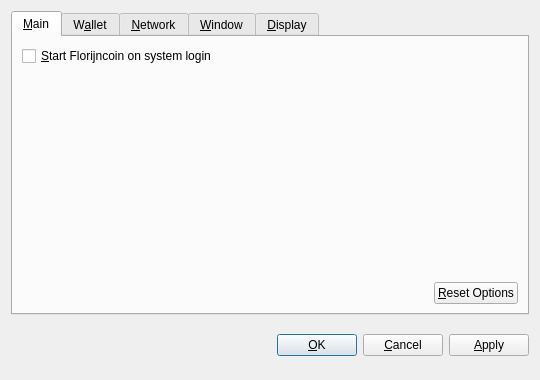
<?xml version="1.0" encoding="UTF-8"?>
<ui version="4.0">
 <class>OptionsDialog</class>
 <widget class="QDialog" name="OptionsDialog">
  <property name="geometry">
   <rect>
    <x>0</x>
    <y>0</y>
    <width>540</width>
    <height>380</height>
   </rect>
  </property>
  <property name="windowTitle">
   <string>Options</string>
  </property>
  <property name="modal">
   <bool>true</bool>
  </property>
  <layout class="QVBoxLayout" name="verticalLayout">
   <item>
    <widget class="QTabWidget" name="tabWidget">
     <property name="tabPosition">
      <enum>QTabWidget::North</enum>
     </property>
     <property name="currentIndex">
      <number>0</number>
     </property>
     <widget class="QWidget" name="tabMain">
      <attribute name="title">
       <string>&amp;Main</string>
      </attribute>
      <layout class="QVBoxLayout" name="verticalLayout_Main">
       <item>
        <widget class="QCheckBox" name="bitcoinAtStartup">
         <property name="toolTip">
          <string>Automatically start Florijncoin after logging in to the system.</string>
         </property>
         <property name="text">
          <string>&amp;Start Florijncoin on system login</string>
         </property>
        </widget>
       </item>
       <item>
        <spacer name="verticalSpacer_Main">
         <property name="orientation">
          <enum>Qt::Vertical</enum>
         </property>
         <property name="sizeHint" stdset="0">
          <size>
           <width>20</width>
           <height>40</height>
          </size>
         </property>
        </spacer>
       </item>
       <item>
        <layout class="QHBoxLayout" name="horizontalLayout_2_Main">
         <item>
          <spacer name="horizontalSpacer_2_Main">
           <property name="orientation">
            <enum>Qt::Horizontal</enum>
           </property>
           <property name="sizeHint" stdset="0">
            <size>
             <width>40</width>
             <height>20</height>
            </size>
           </property>
          </spacer>
         </item>
         <item>
          <widget class="QPushButton" name="resetButton">
           <property name="toolTip">
            <string>Reset all client options to default.</string>
           </property>
           <property name="text">
            <string>&amp;Reset Options</string>
           </property>
           <property name="autoDefault">
            <bool>false</bool>
           </property>
          </widget>
         </item>
        </layout>
       </item>
      </layout>
     </widget>
     <widget class="QWidget" name="tabWallet">
      <attribute name="title">
       <string>W&amp;allet</string>
      </attribute>
      <layout class="QVBoxLayout" name="verticalLayout_Network">
       <item>
        <widget class="QLabel" name="transactionFeeInfoLabel">
         <property name="text">
          <string>Optional transaction fee per kB that helps make sure your transactions are processed quickly. Most transactions are 1 kB.</string>
         </property>
         <property name="textFormat">
          <enum>Qt::PlainText</enum>
         </property>
         <property name="wordWrap">
          <bool>true</bool>
         </property>
        </widget>
       </item>
       <item>
        <layout class="QHBoxLayout" name="horizontalLayout_1_Main">
         <item>
          <widget class="QLabel" name="transactionFeeLabel">
           <property name="text">
            <string>Pay transaction &amp;fee</string>
           </property>
           <property name="textFormat">
            <enum>Qt::PlainText</enum>
           </property>
           <property name="buddy">
            <cstring>transactionFee</cstring>
           </property>
          </widget>
         </item>
         <item>
          <widget class="BitcoinAmountField" name="transactionFee"/>
         </item>
         <item>
          <spacer name="horizontalSpacer_1_Main">
           <property name="orientation">
            <enum>Qt::Horizontal</enum>
           </property>
           <property name="sizeHint" stdset="0">
            <size>
             <width>40</width>
             <height>20</height>
            </size>
           </property>
          </spacer>
         </item>
        </layout>
       </item>
       <item>
        <widget class="QLabel" name="label">
         <property name="text">
          <string>If you disable the spending of unconfirmed change, the change from a transaction cannot be used until that transaction has at least one confirmation. This also affects how your balance is computed.</string>
         </property>
         <property name="wordWrap">
          <bool>true</bool>
         </property>
        </widget>
       </item>
       <item>
        <widget class="QCheckBox" name="spendZeroConfChange">
         <property name="text">
          <string>Spend unconfirmed change  (experts only)</string>
         </property>
        </widget>
       </item>
       <item>
        <spacer name="verticalSpacer">
         <property name="orientation">
          <enum>Qt::Vertical</enum>
         </property>
         <property name="sizeHint" stdset="0">
          <size>
           <width>20</width>
           <height>40</height>
          </size>
         </property>
        </spacer>
       </item>
      </layout>
     </widget>
     <widget class="QWidget" name="tabNetwork">
      <attribute name="title">
       <string>&amp;Network</string>
      </attribute>
      <layout class="QVBoxLayout" name="verticalLayout_Network">
       <item>
        <widget class="QCheckBox" name="mapPortUpnp">
         <property name="toolTip">
          <string>Automatically open the Florijncoin client port on the router. This only works when your router supports UPnP and it is enabled.</string>
         </property>
         <property name="text">
          <string>Map port using &amp;UPnP</string>
         </property>
        </widget>
       </item>
       <item>
        <widget class="QCheckBox" name="connectSocks">
         <property name="toolTip">
          <string>Connect to the Florijncoin network through a SOCKS proxy (e.g. when connecting through Tor).</string>
         </property>
         <property name="text">
          <string>&amp;Connect through SOCKS proxy:</string>
         </property>
        </widget>
       </item>
       <item>
        <layout class="QHBoxLayout" name="horizontalLayout_Network">
         <item>
          <widget class="QLabel" name="proxyIpLabel">
           <property name="text">
            <string>Proxy &amp;IP:</string>
           </property>
           <property name="textFormat">
            <enum>Qt::PlainText</enum>
           </property>
           <property name="buddy">
            <cstring>proxyIp</cstring>
           </property>
          </widget>
         </item>
         <item>
          <widget class="QValidatedLineEdit" name="proxyIp">
           <property name="maximumSize">
            <size>
             <width>140</width>
             <height>16777215</height>
            </size>
           </property>
           <property name="toolTip">
            <string>IP address of the proxy (e.g. 127.0.0.1)</string>
           </property>
          </widget>
         </item>
         <item>
          <widget class="QLabel" name="proxyPortLabel">
           <property name="text">
            <string>&amp;Port:</string>
           </property>
           <property name="textFormat">
            <enum>Qt::PlainText</enum>
           </property>
           <property name="buddy">
            <cstring>proxyPort</cstring>
           </property>
          </widget>
         </item>
         <item>
          <widget class="QLineEdit" name="proxyPort">
           <property name="maximumSize">
            <size>
             <width>55</width>
             <height>16777215</height>
            </size>
           </property>
           <property name="toolTip">
            <string>Port of the proxy (e.g. 9050)</string>
           </property>
          </widget>
         </item>
         <item>
          <widget class="QLabel" name="socksVersionLabel">
           <property name="text">
            <string>SOCKS &amp;Version:</string>
           </property>
           <property name="textFormat">
            <enum>Qt::PlainText</enum>
           </property>
           <property name="buddy">
            <cstring>socksVersion</cstring>
           </property>
          </widget>
         </item>
         <item>
          <widget class="QValueComboBox" name="socksVersion">
           <property name="toolTip">
            <string>SOCKS version of the proxy (e.g. 5)</string>
           </property>
          </widget>
         </item>
         <item>
          <spacer name="horizontalSpacer_Network">
           <property name="orientation">
            <enum>Qt::Horizontal</enum>
           </property>
           <property name="sizeHint" stdset="0">
            <size>
             <width>40</width>
             <height>20</height>
            </size>
           </property>
          </spacer>
         </item>
        </layout>
       </item>
       <item>
        <spacer name="verticalSpacer_Network">
         <property name="orientation">
          <enum>Qt::Vertical</enum>
         </property>
         <property name="sizeHint" stdset="0">
          <size>
           <width>20</width>
           <height>40</height>
          </size>
         </property>
        </spacer>
       </item>
      </layout>
     </widget>
     <widget class="QWidget" name="tabWindow">
      <attribute name="title">
       <string>&amp;Window</string>
      </attribute>
      <layout class="QVBoxLayout" name="verticalLayout_Window">
       <item>
        <widget class="QCheckBox" name="minimizeToTray">
         <property name="toolTip">
          <string>Show only a tray icon after minimizing the window.</string>
         </property>
         <property name="text">
          <string>&amp;Minimize to the tray instead of the taskbar</string>
         </property>
        </widget>
       </item>
       <item>
        <widget class="QCheckBox" name="minimizeOnClose">
         <property name="toolTip">
          <string>Minimize instead of exit the application when the window is closed. When this option is enabled, the application will be closed only after selecting Quit in the menu.</string>
         </property>
         <property name="text">
          <string>M&amp;inimize on close</string>
         </property>
        </widget>
       </item>
       <item>
        <spacer name="verticalSpacer_Window">
         <property name="orientation">
          <enum>Qt::Vertical</enum>
         </property>
         <property name="sizeHint" stdset="0">
          <size>
           <width>20</width>
           <height>40</height>
          </size>
         </property>
        </spacer>
       </item>
      </layout>
     </widget>
     <widget class="QWidget" name="tabDisplay">
      <attribute name="title">
       <string>&amp;Display</string>
      </attribute>
      <layout class="QVBoxLayout" name="verticalLayout_Display">
       <item>
        <layout class="QHBoxLayout" name="horizontalLayout_1_Display">
         <item>
          <widget class="QLabel" name="langLabel">
           <property name="text">
            <string>User Interface &amp;language:</string>
           </property>
           <property name="textFormat">
            <enum>Qt::PlainText</enum>
           </property>
           <property name="buddy">
            <cstring>lang</cstring>
           </property>
          </widget>
         </item>
         <item>
          <widget class="QValueComboBox" name="lang">
           <property name="toolTip">
            <string>The user interface language can be set here. This setting will take effect after restarting Florijncoin.</string>
           </property>
          </widget>
         </item>
        </layout>
       </item>
       <item>
        <layout class="QHBoxLayout" name="horizontalLayout_2_Display">
         <item>
          <widget class="QLabel" name="unitLabel">
           <property name="text">
            <string>&amp;Unit to show amounts in:</string>
           </property>
           <property name="textFormat">
            <enum>Qt::PlainText</enum>
           </property>
           <property name="buddy">
            <cstring>unit</cstring>
           </property>
          </widget>
         </item>
         <item>
          <widget class="QValueComboBox" name="unit">
           <property name="toolTip">
            <string>Choose the default subdivision unit to show in the interface and when sending coins.</string>
           </property>
          </widget>
         </item>
        </layout>
       </item>
       <item>
        <widget class="QCheckBox" name="displayAddresses">
         <property name="toolTip">
          <string>Whether to show Florijncoin addresses in the transaction list or not.</string>
         </property>
         <property name="text">
          <string>&amp;Display addresses in transaction list</string>
         </property>
        </widget>
       </item>
       <item>
        <widget class="QCheckBox" name="coinControlFeatures">
         <property name="toolTip">
          <string>Whether to show coin control features or not.</string>
         </property>
         <property name="text">
          <string>Display coin &amp;control features (experts only!)</string>
         </property>
        </widget>
       </item>
       <item>
        <spacer name="verticalSpacer_Display">
         <property name="orientation">
          <enum>Qt::Vertical</enum>
         </property>
         <property name="sizeHint" stdset="0">
          <size>
           <width>20</width>
           <height>40</height>
          </size>
         </property>
        </spacer>
       </item>
      </layout>
     </widget>
    </widget>
   </item>
   <item>
    <layout class="QHBoxLayout" name="horizontalLayout_Buttons">
     <item>
      <spacer name="horizontalSpacer_1">
       <property name="orientation">
        <enum>Qt::Horizontal</enum>
       </property>
       <property name="sizeHint" stdset="0">
        <size>
         <width>40</width>
         <height>48</height>
        </size>
       </property>
      </spacer>
     </item>
     <item>
      <widget class="QLabel" name="statusLabel">
       <property name="font">
        <font>
         <weight>75</weight>
         <bold>true</bold>
        </font>
       </property>
       <property name="text">
        <string/>
       </property>
       <property name="textFormat">
        <enum>Qt::PlainText</enum>
       </property>
       <property name="wordWrap">
        <bool>true</bool>
       </property>
      </widget>
     </item>
     <item>
      <spacer name="horizontalSpacer_2">
       <property name="orientation">
        <enum>Qt::Horizontal</enum>
       </property>
       <property name="sizeHint" stdset="0">
        <size>
         <width>40</width>
         <height>48</height>
        </size>
       </property>
      </spacer>
     </item>
     <item>
      <widget class="QPushButton" name="okButton">
       <property name="text">
        <string>&amp;OK</string>
       </property>
      </widget>
     </item>
     <item>
      <widget class="QPushButton" name="cancelButton">
       <property name="text">
        <string>&amp;Cancel</string>
       </property>
       <property name="autoDefault">
        <bool>false</bool>
       </property>
      </widget>
     </item>
     <item>
      <widget class="QPushButton" name="applyButton">
       <property name="text">
        <string>&amp;Apply</string>
       </property>
       <property name="autoDefault">
        <bool>false</bool>
       </property>
      </widget>
     </item>
    </layout>
   </item>
  </layout>
 </widget>
 <customwidgets>
  <customwidget>
   <class>BitcoinAmountField</class>
   <extends>QSpinBox</extends>
   <header>bitcoinamountfield.h</header>
  </customwidget>
  <customwidget>
   <class>QValueComboBox</class>
   <extends>QComboBox</extends>
   <header>qvaluecombobox.h</header>
  </customwidget>
  <customwidget>
   <class>QValidatedLineEdit</class>
   <extends>QLineEdit</extends>
   <header>qvalidatedlineedit.h</header>
  </customwidget>
 </customwidgets>
 <resources/>
 <connections/>
</ui>
